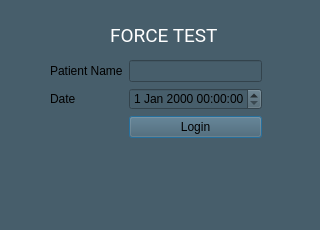
<?xml version="1.0" encoding="UTF-8"?>
<ui version="4.0">
 <class>patientLogin</class>
 <widget class="QDialog" name="patientLogin">
  <property name="geometry">
   <rect>
    <x>0</x>
    <y>0</y>
    <width>320</width>
    <height>230</height>
   </rect>
  </property>
  <property name="windowTitle">
   <string>Dialog</string>
  </property>
  <property name="styleSheet">
   <string notr="true">background-color: rgb(71, 94, 107);</string>
  </property>
  <widget class="QLabel" name="label_3">
   <property name="geometry">
    <rect>
     <x>110</x>
     <y>20</y>
     <width>121</width>
     <height>31</height>
    </rect>
   </property>
   <property name="font">
    <font>
     <family>Roboto</family>
     <pointsize>14</pointsize>
    </font>
   </property>
   <property name="text">
    <string>&lt;html&gt;&lt;head/&gt;&lt;body&gt;&lt;p&gt;&lt;span style=&quot; color:#ffffff;&quot;&gt;FORCE TEST&lt;/span&gt;&lt;/p&gt;&lt;/body&gt;&lt;/html&gt;</string>
   </property>
  </widget>
  <widget class="QWidget" name="">
   <property name="geometry">
    <rect>
     <x>50</x>
     <y>60</y>
     <width>212</width>
     <height>111</height>
    </rect>
   </property>
   <layout class="QFormLayout" name="formLayout">
    <item row="0" column="0">
     <widget class="QLabel" name="label">
      <property name="text">
       <string>Patient Name</string>
      </property>
     </widget>
    </item>
    <item row="0" column="1">
     <widget class="QLineEdit" name="lineEdit_username"/>
    </item>
    <item row="1" column="0">
     <widget class="QLabel" name="label_2">
      <property name="text">
       <string>Date</string>
      </property>
     </widget>
    </item>
    <item row="1" column="1">
     <widget class="QDateTimeEdit" name="dateTimeEdit"/>
    </item>
    <item row="2" column="1">
     <widget class="QPushButton" name="loginButton">
      <property name="text">
       <string>Login</string>
      </property>
     </widget>
    </item>
   </layout>
  </widget>
 </widget>
 <resources/>
 <connections/>
</ui>
